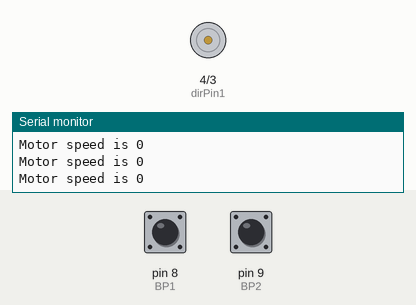
A sketch run on a simulated Arduino Uno, built with avr-gcc and run on an emulated ATmega328P. Parts: motor-driver pin pairs drawn as motors (green arrow = first pin HIGH = forward, orange = second pin HIGH = backward, longer = more drive, scaled by the enable pin), the last lines printed to the serial monitor. The inputs (shaded band) are chosen by the test bench; at power-on: pin 8 (BP1) HIGH, pin 9 (BP2) HIGH.

Above: at 1.2 s.
1.3 s: pin 8 (BP1) pulled LOW for 0.15 s
At 2.9 s:
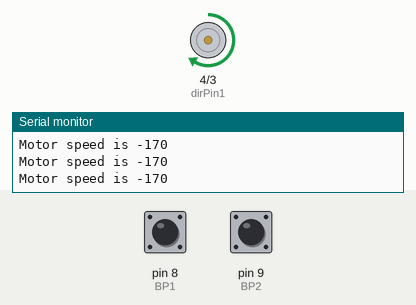
3.3 s: pin 9 (BP2) pulled LOW for 3.2 s
At 8.0 s:
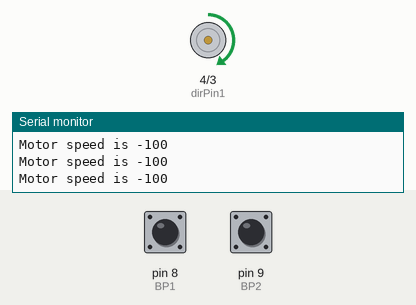
8.3 s: pin 9 (BP2) pulled LOW for 0.15 s
At 10.0 s:
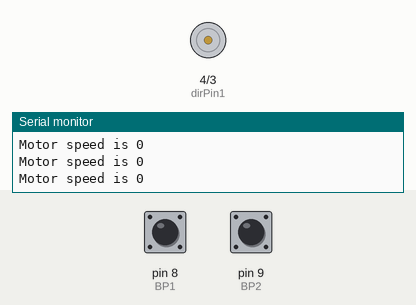
10.3 s: pin 8 (BP1) pulled LOW for 3.2 s
At 14.3 s:
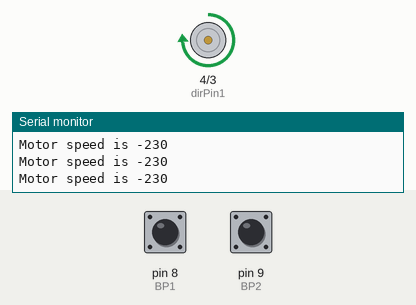
15.3 s: pin 8 (BP1) pulled LOW for 1 s
At 16.2 s:
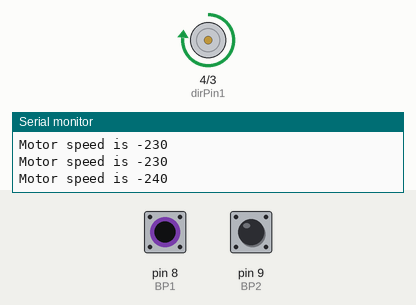
19.3 s: pin 9 (BP2) pulsed LOW 5 times (0.12 s each, 0.3 s apart)
At 20.3 s:
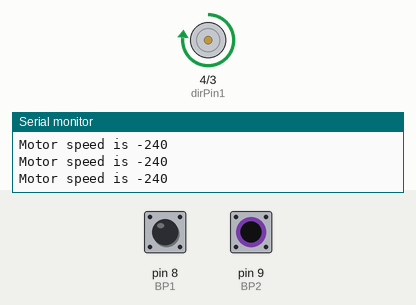
Timing chart, 0 to 22.5 s (numbered marks = the images above; inputs shaded):
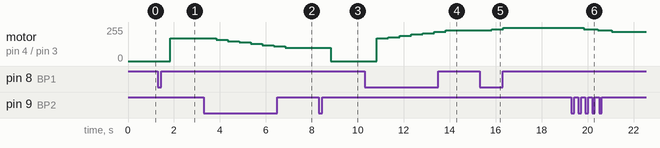

Measured:
- after the input at 1.3 s, motor on pin 4 (dirPin1) / pin 3 (dirPin2): stopped → forward 170/255 after 0.54 s
- after the input at 3.3 s, motor on pin 4 (dirPin1) / pin 3 (dirPin2): moves from forward 170/255 to forward 100/255 over 3.0 s, starting after 0.54 s
- after the input at 8.3 s, motor on pin 4 (dirPin1) / pin 3 (dirPin2): forward 100/255 → stopped after 0.53 s
- after the input at 10.3 s, motor on pin 4 (dirPin1) / pin 3 (dirPin2): moves from stopped to forward 230/255 over 3.0 s, starting after 0.53 s
- after the input at 15.3 s, motor on pin 4 (dirPin1) / pin 3 (dirPin2): forward 230/255 → forward 240/255 after 0.54 s, → forward 250/255 0.50 s later
- after the input at 19.3 s, motor on pin 4 (dirPin1) / pin 3 (dirPin2): forward 250/255 → forward 240/255 after 0.53 s, → forward 230/255 0.61 s later, → forward 220/255 0.61 s later

The sketch:

Lesson40.ino
```cpp
int speedPin = 5;
int dirPin1 = 4;
int dirPin2 = 3;
int mSpeed = 0;
int BP1 = 8;
int BP2 = 9;
int B1val;
int B2val;
int dt = 500;
void setup() {
  // put your setup code here, to run once:
  pinMode(speedPin, OUTPUT);
  pinMode(dirPin1, OUTPUT);
  pinMode(dirPin2, OUTPUT);
  pinMode(BP1, INPUT);
  pinMode(BP2, INPUT);
  digitalWrite(BP1, HIGH);
  digitalWrite(BP2, HIGH);
  Serial.begin(9600);
}

void loop() {
  // put your main code here, to run repeatedly:
  B1val = digitalRead(BP1);
  B2val = digitalRead(BP2);
//  Serial.print("Button 1 ");
//  Serial.print(B1val);
//  Serial.print(" Button 2 ");
//  Serial.println(B2val);
  Serial.print("Motor speed is ");
  Serial.println(mSpeed);
  if (B1val == 0) {
    mSpeed = mSpeed - 10;
    delay(dt);
  }
  if (B2val == 0) {
    mSpeed = mSpeed + 10;
    delay(dt);
  }
  if (mSpeed > 255){
    mSpeed=255;
  }
  if (mSpeed < -255){
    mSpeed=-255;
  }
  if (mSpeed == 10){
    mSpeed=170;
  }
  if (mSpeed == -10){
    mSpeed=-170;
  }
  if (mSpeed == 90 || mSpeed == 95 || mSpeed == -90 || mSpeed == -95){
    mSpeed=0;
  }
  if(mSpeed == 0){
    analogWrite(speedPin, 0);
  }
  if(mSpeed>0){
    digitalWrite(dirPin1, LOW);
    digitalWrite(dirPin2, HIGH);
    analogWrite(speedPin, mSpeed);
  }
  if(mSpeed<0){
    digitalWrite(dirPin1, HIGH);
    digitalWrite(dirPin2, LOW);
    analogWrite(speedPin, abs(mSpeed));
  }
}
```
